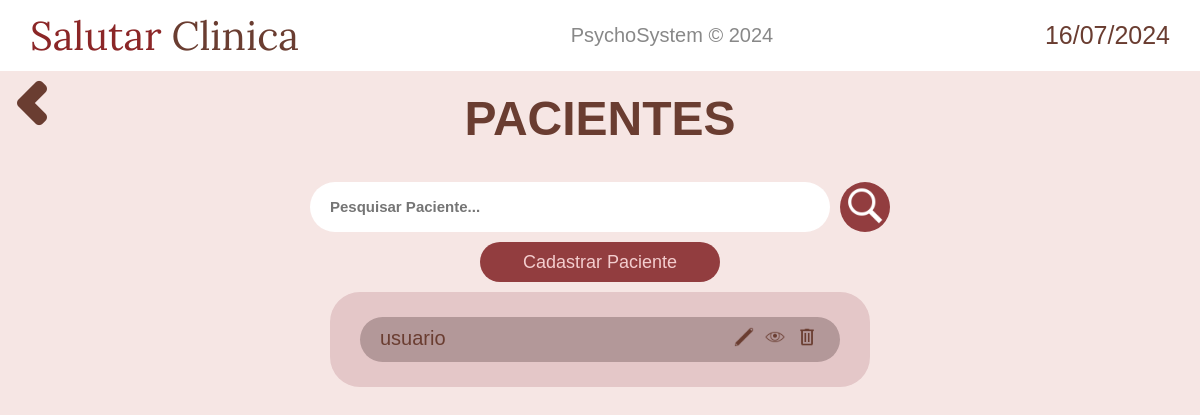
/pacientes/ (signed in), run on an earlier commit of the app's database.
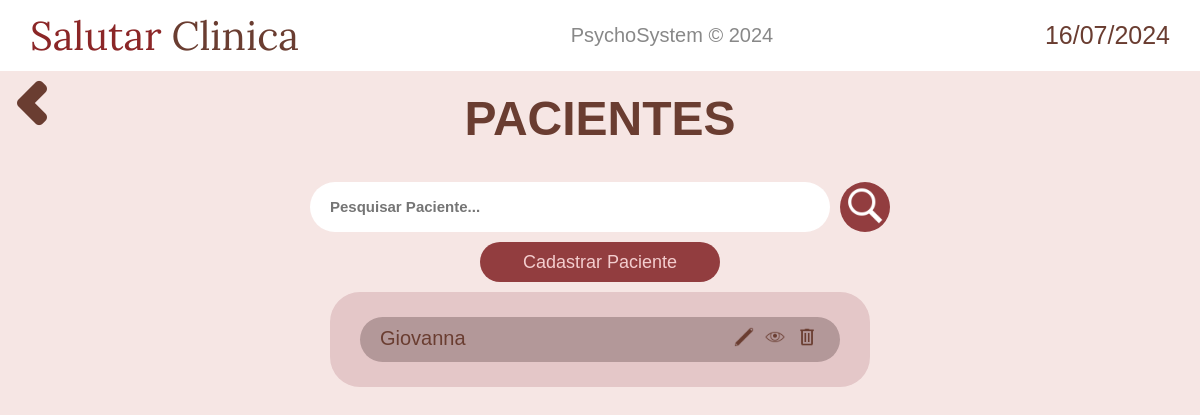
And on a later commit of the database.
### pacientes/models.py (models this page shows)
class Paciente(models.Model):
    nome = models.CharField(max_length=50)
    cpf = models.CharField(max_length=20, primary_key=True)
    rg = models.CharField(max_length=20)
    data_nascimento = models.DateField()
    rua = models.CharField(max_length=50, blank=True)
    bairro = models.CharField(max_length=50, blank=True)
    numero = models.CharField(max_length=5, blank=True)
    complemento = models.TextField(blank=True)
    cep = models.CharField(max_length=20, blank=True)
    ponto_referencia = models.TextField(blank=True)
    nome_mae = models.CharField(max_length=50, blank=True)
    nome_pai = models.CharField(max_length=50, blank=True)
    telefone = models.CharField(max_length=20)

### pacientes/views.py (the view)
# urls.py: path('', views.display, name="display_pacientes"),
@login_required(login_url='home:login')
def display(request):
    pacientes = Paciente.objects.all()
    context_ = {
        'data_atual': data_atual,
        'pacientes': pacientes,
    }
    return render(request, 'pacientes/display.html', context_)

### pacientes/templates/pacientes/display.html (shortened to what this page needs)
{% extends 'base.html' %}
{% load static %}
{% block content %}
<div style="display: flex;">
    <a href="{% url 'home:navegacao' %}" class="return-button"><img src="{% static 'home/imagens/chevron-left.png' %}" alt=""></a>
    <h2 class="welcome-text"><a href="{% url 'pacientes:display_pacientes' %}">PACIENTES</a></h2>
</div>
<main style="flex-direction: column;">
    <form action="{% url 'pacientes:search' %}" method="get" style="justify-content: center; display: flex;">
        <input class="pesquisar-pacientes" type="text" id="search" name="q" placeholder="Pesquisar Paciente...">
        <button type="submit" class="pesquisar-button">
            <img src="{% static 'pacientes/imagens/pesquisar-icon.png' %}" height="40" alt="">
        </button>
    </form>
    <a class="add-paciente-button" href="{% url 'pacientes:cadastro_paciente' %}">
        Cadastrar Paciente
    </a>
    <div class="mostrar-pacientes-container">
        {% if pacientes %}
            {% for paciente in pacientes %}
            <div class="paciente-exibido">
                <h4 style="font-weight: 500;">{{ paciente.nome }}</h4>
                <div class="icones-paciente">
                    <a href="{% url 'pacientes:editar_paciente' paciente.cpf %}" style="margin: 0 3px;">
                        <img height="20" src="{% static 'pacientes/imagens/editar-icon.png' %}" alt="">
                    </a>
                    <a href="{% url 'pacientes:infos' paciente.cpf %}" style="margin: 0 3px;">
                        <img height="20" src="{% static 'pacientes/imagens/ver-icon.png' %}" alt="">
                    </a>
                    <a href="#" class="opcao-deletar" style="margin: 0 3px;">
                        <img height="20" src="{% static 'pacientes/imagens/excluir-icon.png' %}" alt="">
                    </a>
                </div>
            </div>
            {% endfor %}
        {% else %}
            <h4 style="font-weight: 500;">Nenhum paciente cadastrado...</h4>
        {% endif %}
    </div>
</main>
{% endblock content %}

What changed in the data, as far as the page shows it:
changed Paciente: nome "usuario" → "Giovanna"
